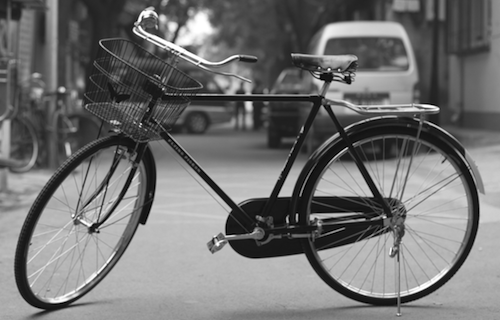
#> input picture course_images/bicycle.png, 500 x 320 px
$ jupyter execute L2_Filtering.ipynb   (shell and % lines are left out)
#> lines starting #> are read from the running program, lines starting #| are printed output that depends on the picture
[cell 1]
# loading necessary packages
import cv2
import numpy as np
from matplotlib import pyplot as plt
img_root_path = './../../course_images/'

# How to remove noise in an image?
1. We can smoothen the pixels by averaging neighbors pixel values (moving average). Why?
    1.1 The true value of pixels are similar to the true value of pixels nearby.
    1.2 The noise added to each pixel is done "independently".

# Weighted Moving Average
- pixels that are more close to themselves must have higher weights (similar pixels)

# Correlation filtering - uniform weights

# Correlation filtering - non-uniform weights

# Excercise

[cell 2]
# load an image
img = cv2.imread(img_root_path + 'bicycle.png', cv2.IMREAD_GRAYSCALE)
#> img is the input picture: shape (320, 500); min 0, max 255, mean 114.2
plt.imshow(img, cmap='gray')
plt.show()

[cell 3]
# Applying Gaussian filter
h_size = 31
sigma = 5
blur_img = cv2.GaussianBlur(img, (h_size,h_size), sigma)
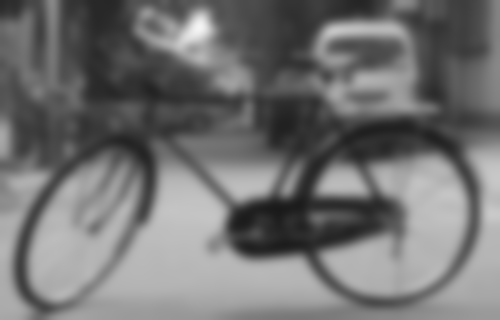
#> blur_img: shape (320, 500); min 26, max 245, mean 114.2

[cell 4]
plt.imshow(blur_img, cmap='gray')
plt.show()

[cell 5]
# larger sigma
sigma2 = 10
blur_img2 = cv2.GaussianBlur(img, (h_size, h_size), sigma2)
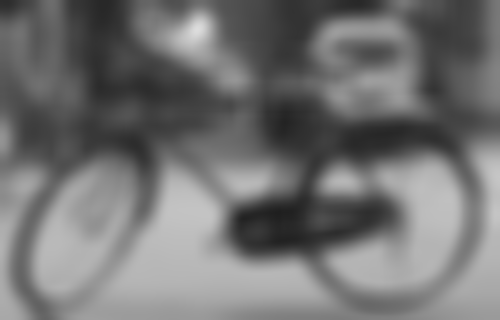
#> blur_img2: shape (320, 500); min 31, max 220, mean 114.2
plt.imshow(blur_img2, cmap='gray')
plt.show()

# Removing noise using filter

[cell 6]
saturn_img = cv2.imread(img_root_path + 'saturn.png', cv2.IMREAD_GRAYSCALE)
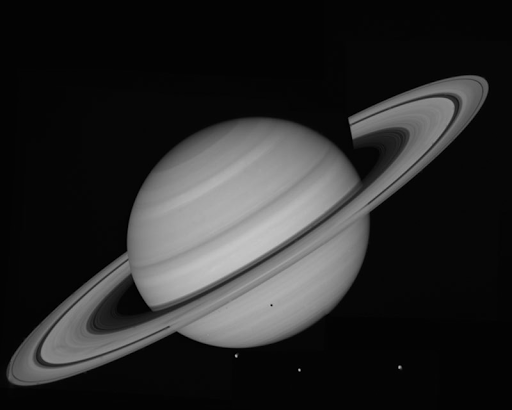
#> input picture course_images/saturn.png, 512 x 410 px
#> saturn_img is the input picture: shape (410, 512); min 0, max 198, mean 41
img_height = saturn_img.shape[0]
#> img_height = 410
img_width = saturn_img.shape[1]
#> img_width = 512
print(img_width, img_height)
#| 512 410
plt.imshow(saturn_img, cmap='gray', vmin=0, vmax=255)
plt.show()

[cell 7]
# add some noise to the image
noise_sigma = 25

np.random.seed(999)
mean, std = 0, 1
noise = np.random.normal(mean, std, (img_height,img_width)) * noise_sigma
noisy_saturn_img = saturn_img + noise
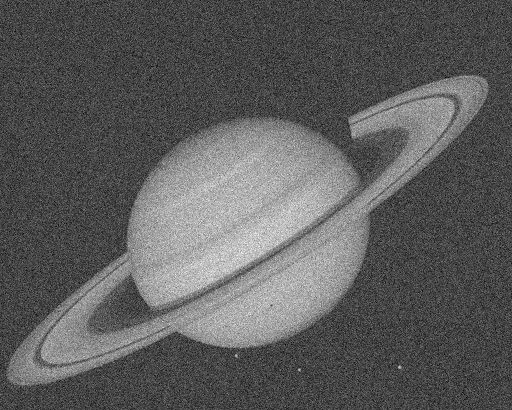
#> noisy_saturn_img: shape (410, 512) float64; min -98.59, max 283.4, mean 41; drawn with min black and max white
plt.imshow(noisy_saturn_img, cmap='gray', vmin=0, vmax=255)
plt.show()

[cell 8]
# Create a Guassian filter and remove noise
filter_size = (11,11)
filter_sigma = 2

filtered_saturn = cv2.GaussianBlur(noisy_saturn_img, filter_size,filter_sigma)
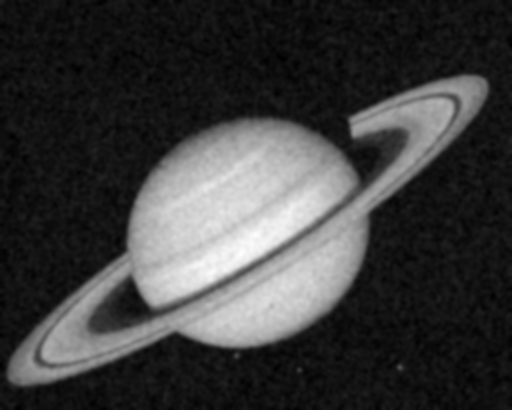
#> filtered_saturn: shape (410, 512) float64; min -10.01, max 203.8, mean 41; drawn with min black and max white
plt.imshow(filtered_saturn, cmap='gray', vmin=0, vmax=255)
plt.show()
